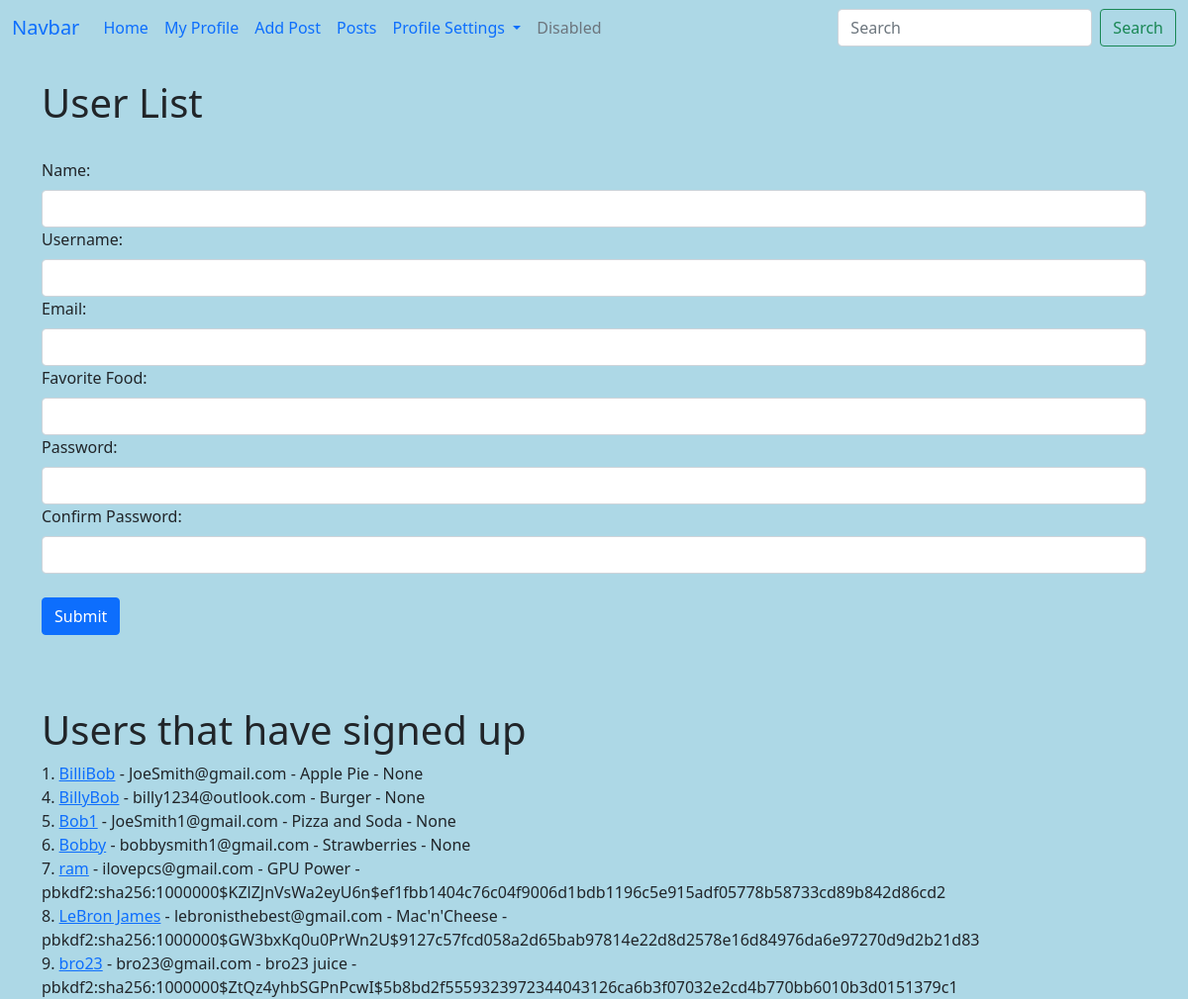
Screenshot of /user/add with the database file from the repository.
### whynot.py (models this page shows, shortened)
class Users(db.Model,UserMixin):
    id= db.Column(db.Integer, primary_key=True)
    username=db.Column(db.String(20))
    name=db.Column(db.String(200),nullable=False) #200 is the max amount of string. Cannot be nothing as per nullable=False
    email=db.Column(db.String(120),nullable=False,unique=True) #only one email per user allowed due to unique=
    favorite_food=db.Column(db.String(150))
    date_added=db.Column(db.DateTime, default=datetime.now) # puts current date when they fill out the form
    password_hash = db.Column(db.String(120))
    @property
    def password(self): # We define the password here
        raise AttributeError('Password is not a readable attributle!')

### whynot.py (the view, shortened to what this page needs)
@app.route('/user/add',methods=['GET','POST'])
def add_user():
    name=None
    form = UserForm()
    our_users= Users.query.order_by(Users.date_added) # Gets a list of users by date added
    return render_template("add_user.html",form=form,name=name,our_users=our_users)

### whynot.py
class UserForm(FlaskForm):
    name=StringField("Name: ",validators=[DataRequired()])
    username=StringField("Username:",validators=[DataRequired()])
    email=StringField("Email: ",validators=[DataRequired()])
    password_hash = PasswordField("Password: ",validators=[DataRequired(),EqualTo('password_hash2',message='Password Must Match!')])
    password_hash2 = PasswordField("Confirm Password: ",validators=[DataRequired()]) # This doesn't need a EqualTo() because the first one must match with this one
    favorite_food = StringField("Favorite Food: ")
    submit=SubmitField("Submit")

### templates/add_user.html (shortened to what this page needs)
{% extends 'base.html' %}
{% block content %}
{% if name %}
    <h1>Hello {{name}}!!</h1>
    <br/>
{% else %}
    <h1>User List</h1>
    <br/>
    <form method="POST">
        {{ form.name.label(class="form-label") }}
        {{ form.name(class="form-control") }}
        {{ form.username.label(class="form-label") }}
        {{ form.username(class="form-control") }}
        {{ form.email.label(class="form-label") }}
        {{ form.email(class="form-control") }}
        {{ form.favorite_food.label(class="form-label") }}
        {{ form.favorite_food(class="form-control") }}
        {{ form.password_hash.label(class="form-label") }}
        {{ form.password_hash(class="form-control") }}
        {{ form.password_hash2.label(class="form-label") }}
        {{ form.password_hash2(class="form-control") }}
        <br/>
        {{ form.submit(class="btn btn-primary") }}
    </form>
<br/><br/><br/>
<h1>Users that have signed up</h1>
{% for x in our_users %}
    {{ x.id }}. <a href="{{ url_for('update', id=x.id) }}">{{ x.name }}</a> - {{ x.email }} - {{ x.favorite_food }} - {{ x.password_hash }}<br/>
{% endfor %}
{% endif %}
{% endblock %}

### static/css/style.css (style rules this page uses)
body { background-color: lightblue; }

### rows the page displays
Users: id "1", name "BilliBob", email "JoeSmith@gmail.com", favorite_food "Apple Pie", password_hash "None"
Users: id "4", name "BillyBob", email "billy1234@outlook.com", favorite_food "Burger", password_hash "None"
Users: id "5", name "Bob1", email "JoeSmith1@gmail.com", favorite_food "Pizza and Soda", password_hash "None"
Users: id "6", name "Bobby", email "bobbysmith1@gmail.com", favorite_food "Strawberries", password_hash "None"
Users: id "7", name "ram", email "ilovepcs@gmail.com", favorite_food "GPU Power", password_hash "pbkdf2:sha256:1000000$KZlZJnVsWa2eyU6n$ef1fbb1404c76c04f9006d1bdb1196c5e915adf05778b58733cd89b842d86cd2"
Users: id "8", name "LeBron James", email "lebronisthebest@gmail.com", favorite_food "Mac'n'Cheese", password_hash "pbkdf2:sha256:1000000$GW3bxKq0u0PrWn2U$9127c57fcd058a2d65bab97814e22d8d2578e16d84976da6e97270d9d2b21d83"
Users: id "9", name "bro23", email "bro23@gmail.com", favorite_food "bro23 juice", password_hash "pbkdf2:sha256:1000000$ZtQz4yhbSGPnPcwI$5b8bd2f5559323972344043126ca6b3f07032e2cd4b770bb6010b3d0151379c1"
